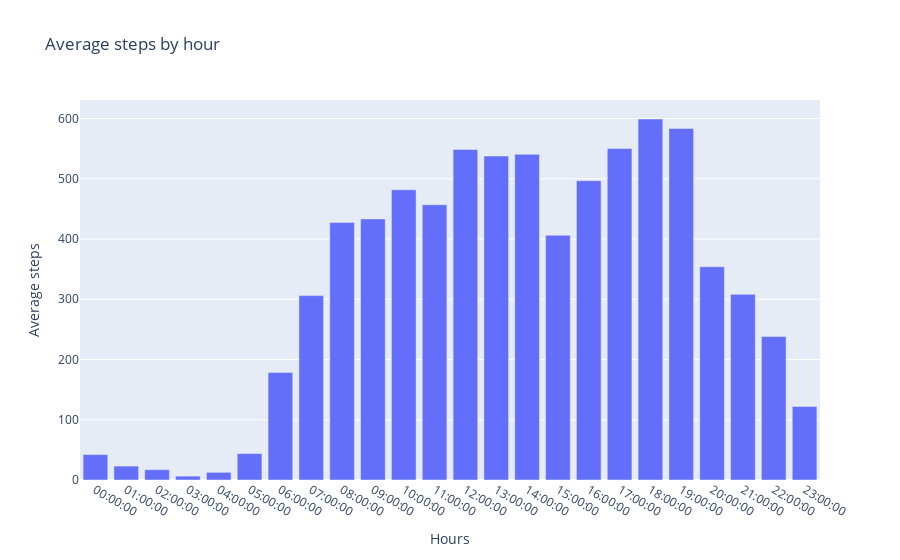

Notebook source saved alongside this figure:
### Markdown cell above
### Steps through the day

### Code cell
# Bar chart: steps through the day

hourlySteps = pd.read_csv("Data_Coursera_CaseStudy02/hourlySteps_merged.csv", index_col=[0])
hourlySteps['ActivityHour'] = pd.to_datetime(hourlySteps['ActivityHour'])

hourlySteps['Day'] = hourlySteps['ActivityHour'].dt.date
hourlySteps['Time'] =  hourlySteps['ActivityHour'].dt.time


stepsMean_By_hour = []

for hour in (hourlySteps['Time'].unique()): 
  stepsMean_By_hour.append(np.average(hourlySteps[hourlySteps['Time']==hour]['StepTotal']))



# df['datetime'] = pd.to_datetime(df['datetime'])

data = {'hours': hourlySteps['Time'].unique(),
        'Average steps': stepsMean_By_hour}

fig = px.bar(data, x='hours', y='Average steps', title = 'Average steps by hour')

fig.update_layout(xaxis=dict(
                    title = 'Hours',
                    ), 
                  yaxis=dict(
                    title='Average steps',
                    side='left'                 
                    )
)

fig.show()

### Figure 1 — Plotly figure (JSON) as saved in the notebook; plotly's stock layout.template omitted (floating-point values rounded to 4 significant figures)
{"data": [{"alignmentgroup": "True", "hovertemplate": "hours=%{x}<br>Average steps=%{y}<extra></extra>", "legendgroup": "", "marker": {"color": "#636efa", "pattern": {"shape": ""}}, "name": "", "offsetgroup": "", "orientation": "v", "showlegend": false, "textposition": "auto", "type": "bar", "x": ["00:00:00", "01:00:00", "02:00:00", "03:00:00", "04:00:00", "05:00:00", "06:00:00", "07:00:00", "08:00:00", "09:00:00", "10:00:00", "11:00:00", "12:00:00", "13:00:00", "14:00:00", "15:00:00", "16:00:00", "17:00:00", "18:00:00", "19:00:00", "20:00:00", "21:00:00", "22:00:00", "23:00:00"], "xaxis": "x", "y": [42.19, 23.1, 17.11, 6.427, 12.7, 43.87, 178.5, 306.0, 427.5, 433.3, 481.7, 456.9, 548.6, 537.7, 540.5, 406.3, 496.8, 550.2, 599.2, 583.4, 353.9, 308.1, 238.0, 122.1], "yaxis": "y"}], "layout": {"barmode": "relative", "legend": {"tracegroupgap": 0}, "title": {"text": "Average steps by hour"}, "xaxis": {"anchor": "y", "domain": [0, 1], "title": {"text": "Hours"}}, "yaxis": {"anchor": "x", "domain": [0, 1], "side": "left", "title": {"text": "Average steps"}}}}
